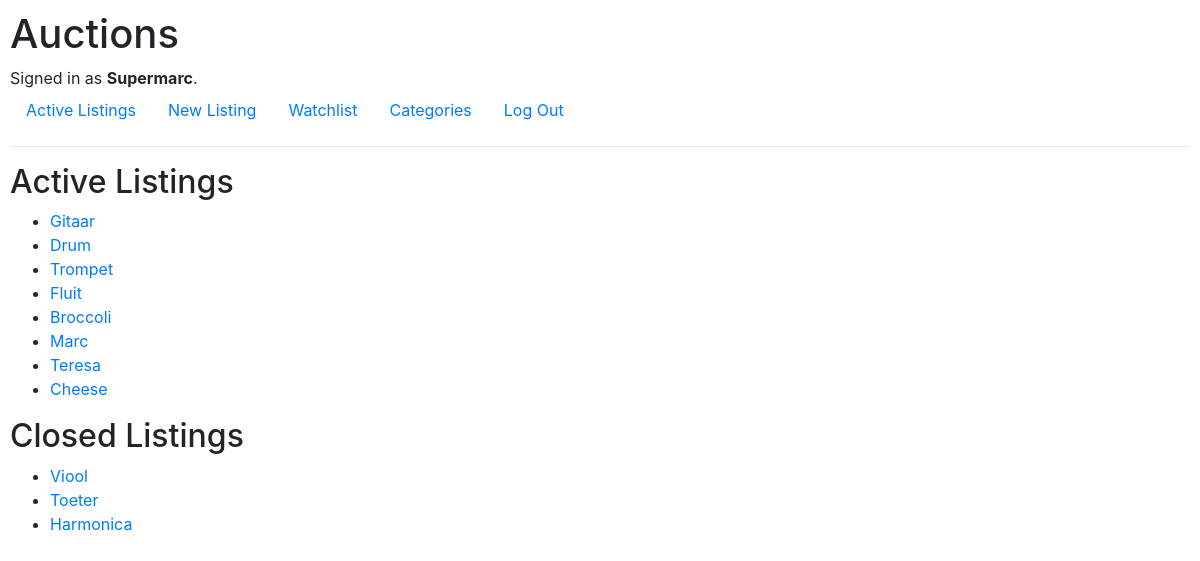
The page / (signed in) on the database its author committed.
### auctions/models.py (models this page shows, shortened)
class User(AbstractUser):
    id = models.IntegerField(primary_key=True)

class Listing(models.Model):
    id = models.IntegerField(primary_key=True)
    name = models.CharField(max_length=64)
    user = models.ForeignKey(User, on_delete=models.CASCADE, related_name="listings", default=1)
    description = models.CharField(max_length=256)
    starting_bid = models.IntegerField()
    image_url = models.CharField(blank=True, max_length=256)
    category = models.CharField(max_length=64, blank=True)
    active = models.BooleanField(default=True)
    watched_by = models.ManyToManyField('User', related_name='watchlist')

### auctions/views.py (the view)
# urls.py: path("", views.index, name="index"),
def index(request):
    listings_db = Listing.objects.all()
    active_listings = []
    closed_listings = []
    for row in listings_db:
        if row.active:
            active_listings.append(model_to_dict(row))
        else:
            closed_listings.append(model_to_dict(row))
    return render(request, "auctions/index.html", {'active_listings': active_listings,
                                                   'closed_listings': closed_listings
                                                   })

### auctions/templates/auctions/index.html
{% extends "auctions/layout.html" %}
{% block body %}
    <h2>Active Listings</h2>
    <ul>
        {% for listing in active_listings %}
            <li><a href="{% url 'listing' listing.id %}">{{ listing.name }}</a></li>
        {% endfor %}
    </ul>
    <h2>Closed Listings</h2>
    <ul>
        {% for listing in closed_listings %}
            <li><a href="{% url 'listing' listing.id %}">{{ listing.name }}</a></li>
        {% endfor %}
    </ul>
{% endblock %}

### auctions/templates/auctions/layout.html (shortened to what this page needs)
{% load static %}
<!DOCTYPE html>
<html lang="en">
    <head>
        <link rel="stylesheet" href="https://stackpath.bootstrapcdn.com/bootstrap/4.4.1/css/bootstrap.min.css">
        <link href="{% static 'auctions/styles.css' %}" rel="stylesheet">
    </head>
    <body>
        <h1>Auctions</h1>
        <div>
            {% if user.is_authenticated %}
                Signed in as <strong>{{ user.username }}</strong>.
            {% else %}
                Not signed in.
            {% endif %}
        </div>
        <ul class="nav">
            <li class="nav-item">
                <a class="nav-link" href="{% url 'index' %}">Active Listings</a>
            </li>
            {% if user.is_authenticated %}
                <li class="nav-item">
                    <a class="nav-link" href="{% url 'add_listing' %}">New Listing</a>
                </li>
                <li class="nav-item">
                    <a class="nav-link" href="{% url 'watchlist' %}">Watchlist</a>
                </li>
                <li class="nav-item">
                    <a class="nav-link" href="{% url 'categories' %}">Categories</a>
                </li>
                <li class="nav-item">
                    <a class="nav-link" href="{% url 'logout' %}">Log Out</a>
                </li>
            {% endif %}
        </ul>
        <hr>
        {% block body %}
        {% endblock %}
    </body>
</html>

### auctions/static/auctions/styles.css (style rules this page uses)
body { padding: 10px; }

### rows shown on the page
User: username "Supermarc"
Listing: name "Gitaar"
Listing: name "Drum"
Listing: name "Trompet"
Listing: name "Fluit"
Listing: name "Broccoli"
Listing: name "Marc"
Listing: name "Teresa"
Listing: name "Cheese"
Listing: name "Viool"
Listing: name "Toeter"
Listing: name "Harmonica"
